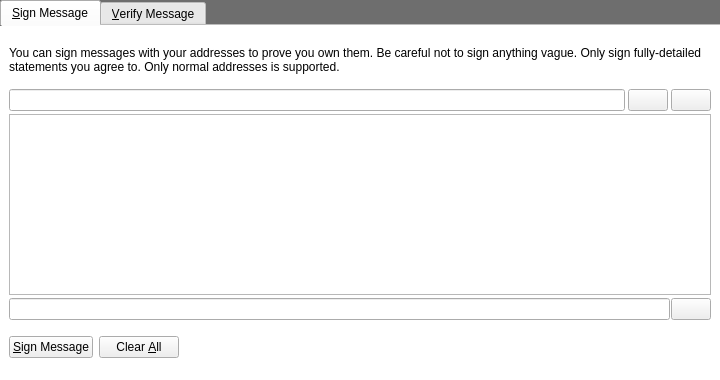
<?xml version="1.0" encoding="UTF-8"?>
<ui version="4.0">
 <class>SignVerifyMessageDialog</class>
 <widget class="QDialog" name="SignVerifyMessageDialog">
  <property name="geometry">
   <rect>
    <x>0</x>
    <y>0</y>
    <width>720</width>
    <height>380</height>
   </rect>
  </property>
  <property name="minimumSize">
   <size>
    <width>720</width>
    <height>380</height>
   </size>
  </property>
  <property name="windowTitle">
   <string>Signatures - Sign / Verify a Message</string>
  </property>
  <property name="styleSheet">
   <string notr="true">#SignVerifyMessageDialog { 
background-color: rgb(110,110,110);
}</string>
  </property>
  <property name="modal">
   <bool>true</bool>
  </property>
  <layout class="QVBoxLayout" name="verticalLayout">
   <property name="leftMargin">
    <number>0</number>
   </property>
   <property name="topMargin">
    <number>0</number>
   </property>
   <property name="rightMargin">
    <number>0</number>
   </property>
   <property name="bottomMargin">
    <number>0</number>
   </property>
   <item>
    <widget class="QTabWidget" name="tabWidget">
     <property name="styleSheet">
      <string notr="true">#tabSignMessage {
	background-color: rgb(255,255,255);
}
#tabVerifyMessage {
	background-color: rgb(255,255,255);
}</string>
     </property>
     <property name="currentIndex">
      <number>0</number>
     </property>
     <property name="documentMode">
      <bool>true</bool>
     </property>
     <widget class="QWidget" name="tabSignMessage">
      <attribute name="title">
       <string>&amp;Sign Message</string>
      </attribute>
      <layout class="QVBoxLayout" name="verticalLayout_SM">
       <property name="spacing">
        <number>3</number>
       </property>
       <property name="topMargin">
        <number>20</number>
       </property>
       <item>
        <widget class="QLabel" name="infoLabel_SM">
         <property name="text">
          <string>You can sign messages with your addresses to prove you own them. Be careful not to sign anything vague. Only sign fully-detailed statements you agree to. Only normal addresses is supported.</string>
         </property>
         <property name="textFormat">
          <enum>Qt::PlainText</enum>
         </property>
         <property name="wordWrap">
          <bool>true</bool>
         </property>
        </widget>
       </item>
       <item>
        <widget class="QFrame" name="frame">
         <property name="sizePolicy">
          <sizepolicy hsizetype="Expanding" vsizetype="Preferred">
           <horstretch>0</horstretch>
           <verstretch>0</verstretch>
          </sizepolicy>
         </property>
         <layout class="QHBoxLayout" name="horizontalLayout_1_SM">
          <property name="spacing">
           <number>3</number>
          </property>
          <property name="leftMargin">
           <number>0</number>
          </property>
          <property name="topMargin">
           <number>12</number>
          </property>
          <property name="rightMargin">
           <number>0</number>
          </property>
          <property name="bottomMargin">
           <number>0</number>
          </property>
          <item>
           <widget class="QValidatedLineEdit" name="addressIn_SM">
            <property name="sizePolicy">
             <sizepolicy hsizetype="Expanding" vsizetype="Expanding">
              <horstretch>0</horstretch>
              <verstretch>0</verstretch>
             </sizepolicy>
            </property>
            <property name="toolTip">
             <string>The address to sign the message with (e.g. SDywGBZBowrSSUwwNUo1DFSDTibzKid93H)</string>
            </property>
            <property name="maxLength">
             <number>34</number>
            </property>
           </widget>
          </item>
          <item>
           <widget class="QPushButton" name="addressBookButton_SM">
            <property name="toolTip">
             <string>Choose an address from the address book</string>
            </property>
            <property name="text">
             <string/>
            </property>
            <property name="icon">
             <iconset resource="../bitcoin.qrc">
              <normaloff>:/icons/address-book-bt</normaloff>:/icons/address-book-bt</iconset>
            </property>
            <property name="shortcut">
             <string>Alt+A</string>
            </property>
            <property name="autoDefault">
             <bool>false</bool>
            </property>
           </widget>
          </item>
          <item>
           <widget class="QPushButton" name="pasteButton_SM">
            <property name="toolTip">
             <string>Paste address from clipboard</string>
            </property>
            <property name="text">
             <string/>
            </property>
            <property name="icon">
             <iconset resource="../bitcoin.qrc">
              <normaloff>:/icons/editpaste</normaloff>:/icons/editpaste</iconset>
            </property>
            <property name="shortcut">
             <string>Alt+P</string>
            </property>
            <property name="autoDefault">
             <bool>false</bool>
            </property>
           </widget>
          </item>
         </layout>
        </widget>
       </item>
       <item>
        <widget class="QPlainTextEdit" name="messageIn_SM">
         <property name="toolTip">
          <string>Enter the message you want to sign here</string>
         </property>
        </widget>
       </item>
       <item>
        <widget class="QFrame" name="frame">
         <property name="sizePolicy">
          <sizepolicy hsizetype="Expanding" vsizetype="Preferred">
           <horstretch>0</horstretch>
           <verstretch>0</verstretch>
          </sizepolicy>
         </property>
         <layout class="QHBoxLayout" name="horizontalLayout_2_SM">
          <property name="spacing">
           <number>1</number>
          </property>
          <property name="leftMargin">
           <number>0</number>
          </property>
          <property name="topMargin">
           <number>0</number>
          </property>
          <property name="rightMargin">
           <number>0</number>
          </property>
          <property name="bottomMargin">
           <number>0</number>
          </property>
          <item>
           <widget class="QLineEdit" name="signatureOut_SM">
            <property name="sizePolicy">
             <sizepolicy hsizetype="Expanding" vsizetype="Expanding">
              <horstretch>0</horstretch>
              <verstretch>0</verstretch>
             </sizepolicy>
            </property>
            <property name="font">
             <font>
              <italic>true</italic>
             </font>
            </property>
            <property name="readOnly">
             <bool>true</bool>
            </property>
           </widget>
          </item>
          <item>
           <widget class="QPushButton" name="copySignatureButton_SM">
            <property name="toolTip">
             <string>Copy the current signature to the system clipboard</string>
            </property>
            <property name="text">
             <string/>
            </property>
            <property name="icon">
             <iconset resource="../bitcoin.qrc">
              <normaloff>:/icons/editcopy</normaloff>:/icons/editcopy</iconset>
            </property>
            <property name="autoDefault">
             <bool>false</bool>
            </property>
           </widget>
          </item>
         </layout>
        </widget>
       </item>
       <item>
        <widget class="QFrame" name="frame">
         <layout class="QHBoxLayout" name="horizontalLayout_3_SM">
          <property name="leftMargin">
           <number>0</number>
          </property>
          <property name="topMargin">
           <number>0</number>
          </property>
          <property name="rightMargin">
           <number>0</number>
          </property>
          <property name="bottomMargin">
           <number>0</number>
          </property>
          <item>
           <widget class="QPushButton" name="signMessageButton_SM">
            <property name="toolTip">
             <string>Sign the message to prove you own this vTorrent address</string>
            </property>
            <property name="text">
             <string>&amp;Sign Message</string>
            </property>
            <property name="icon">
             <iconset resource="../bitcoin.qrc">
              <normaloff>:/icons/edit</normaloff>:/icons/edit</iconset>
            </property>
            <property name="autoDefault">
             <bool>false</bool>
            </property>
           </widget>
          </item>
          <item>
           <widget class="QPushButton" name="clearButton_SM">
            <property name="toolTip">
             <string>Reset all sign message fields</string>
            </property>
            <property name="text">
             <string>Clear &amp;All</string>
            </property>
            <property name="icon">
             <iconset resource="../bitcoin.qrc">
              <normaloff>:/icons/remove</normaloff>:/icons/remove</iconset>
            </property>
            <property name="autoDefault">
             <bool>false</bool>
            </property>
           </widget>
          </item>
          <item>
           <spacer name="horizontalSpacer_1_SM">
            <property name="orientation">
             <enum>Qt::Horizontal</enum>
            </property>
            <property name="sizeHint" stdset="0">
             <size>
              <width>40</width>
              <height>48</height>
             </size>
            </property>
           </spacer>
          </item>
          <item>
           <widget class="QLabel" name="statusLabel_SM">
            <property name="minimumSize">
             <size>
              <width>360</width>
              <height>0</height>
             </size>
            </property>
            <property name="font">
             <font>
              <weight>75</weight>
              <bold>true</bold>
             </font>
            </property>
            <property name="text">
             <string/>
            </property>
            <property name="wordWrap">
             <bool>true</bool>
            </property>
           </widget>
          </item>
          <item>
           <spacer name="horizontalSpacer">
            <property name="orientation">
             <enum>Qt::Horizontal</enum>
            </property>
            <property name="sizeHint" stdset="0">
             <size>
              <width>40</width>
              <height>20</height>
             </size>
            </property>
           </spacer>
          </item>
         </layout>
        </widget>
       </item>
      </layout>
     </widget>
     <widget class="QWidget" name="tabVerifyMessage">
      <attribute name="title">
       <string>&amp;Verify Message</string>
      </attribute>
      <layout class="QVBoxLayout" name="verticalLayout_VM">
       <property name="spacing">
        <number>3</number>
       </property>
       <property name="topMargin">
        <number>20</number>
       </property>
       <item>
        <widget class="QLabel" name="infoLabel_VM">
         <property name="text">
          <string>Enter the signing address, message (ensure you copy line breaks, spaces, tabs, etc. exactly) and signature below to verify the message. Only normal addresses is supported.</string>
         </property>
         <property name="textFormat">
          <enum>Qt::PlainText</enum>
         </property>
         <property name="alignment">
          <set>Qt::AlignLeading|Qt::AlignLeft|Qt::AlignTop</set>
         </property>
         <property name="wordWrap">
          <bool>true</bool>
         </property>
        </widget>
       </item>
       <item>
        <widget class="QFrame" name="frame">
         <layout class="QHBoxLayout" name="horizontalLayout">
          <property name="spacing">
           <number>3</number>
          </property>
          <property name="leftMargin">
           <number>0</number>
          </property>
          <property name="topMargin">
           <number>12</number>
          </property>
          <property name="rightMargin">
           <number>0</number>
          </property>
          <property name="bottomMargin">
           <number>0</number>
          </property>
          <item>
           <widget class="QValidatedLineEdit" name="addressIn_VM">
            <property name="sizePolicy">
             <sizepolicy hsizetype="Expanding" vsizetype="Expanding">
              <horstretch>0</horstretch>
              <verstretch>0</verstretch>
             </sizepolicy>
            </property>
            <property name="toolTip">
             <string>The address the message was signed with (e.g. SDywGBZBowrSSUwwNUo1DFSDTibzKid93H)</string>
            </property>
            <property name="maxLength">
             <number>34</number>
            </property>
           </widget>
          </item>
          <item>
           <widget class="QPushButton" name="addressBookButton_VM">
            <property name="toolTip">
             <string>Choose an address from the address book</string>
            </property>
            <property name="text">
             <string/>
            </property>
            <property name="icon">
             <iconset resource="../bitcoin.qrc">
              <normaloff>:/icons/address-book-bt</normaloff>:/icons/address-book-bt</iconset>
            </property>
            <property name="shortcut">
             <string>Alt+A</string>
            </property>
            <property name="autoDefault">
             <bool>false</bool>
            </property>
           </widget>
          </item>
          <item>
           <widget class="QPushButton" name="pasteButton_SM_2">
            <property name="toolTip">
             <string>Paste address from clipboard</string>
            </property>
            <property name="text">
             <string/>
            </property>
            <property name="icon">
             <iconset resource="../bitcoin.qrc">
              <normaloff>:/icons/editpaste</normaloff>:/icons/editpaste</iconset>
            </property>
            <property name="shortcut">
             <string>Alt+P</string>
            </property>
            <property name="autoDefault">
             <bool>false</bool>
            </property>
           </widget>
          </item>
         </layout>
        </widget>
       </item>
       <item>
        <widget class="QPlainTextEdit" name="messageIn_VM"/>
       </item>
       <item>
        <widget class="QFrame" name="frame_2">
         <property name="frameShape">
          <enum>QFrame::NoFrame</enum>
         </property>
         <layout class="QHBoxLayout" name="horizontalLayout_2">
          <property name="spacing">
           <number>3</number>
          </property>
          <property name="leftMargin">
           <number>0</number>
          </property>
          <property name="topMargin">
           <number>0</number>
          </property>
          <property name="rightMargin">
           <number>0</number>
          </property>
          <property name="bottomMargin">
           <number>0</number>
          </property>
          <item>
           <widget class="QValidatedLineEdit" name="signatureIn_VM">
            <property name="minimumSize">
             <size>
              <width>0</width>
              <height>26</height>
             </size>
            </property>
            <property name="maximumSize">
             <size>
              <width>16777215</width>
              <height>26</height>
             </size>
            </property>
           </widget>
          </item>
          <item>
           <widget class="QPushButton" name="pasteButton_SM_3">
            <property name="toolTip">
             <string>Paste address from clipboard</string>
            </property>
            <property name="text">
             <string/>
            </property>
            <property name="icon">
             <iconset resource="../bitcoin.qrc">
              <normaloff>:/icons/editpaste</normaloff>:/icons/editpaste</iconset>
            </property>
            <property name="shortcut">
             <string>Alt+P</string>
            </property>
            <property name="autoDefault">
             <bool>false</bool>
            </property>
           </widget>
          </item>
         </layout>
        </widget>
       </item>
       <item>
        <widget class="QFrame" name="frame">
         <layout class="QHBoxLayout" name="horizontalLayout_2_VM">
          <property name="leftMargin">
           <number>0</number>
          </property>
          <property name="topMargin">
           <number>0</number>
          </property>
          <property name="rightMargin">
           <number>0</number>
          </property>
          <property name="bottomMargin">
           <number>0</number>
          </property>
          <item>
           <widget class="QPushButton" name="verifyMessageButton_VM">
            <property name="toolTip">
             <string>Verify the message to ensure it was signed with the specified vTorrent address</string>
            </property>
            <property name="text">
             <string>&amp;Verify Message</string>
            </property>
            <property name="icon">
             <iconset resource="../bitcoin.qrc">
              <normaloff>:/icons/transaction_0</normaloff>:/icons/transaction_0</iconset>
            </property>
            <property name="autoDefault">
             <bool>false</bool>
            </property>
           </widget>
          </item>
          <item>
           <widget class="QPushButton" name="clearButton_VM">
            <property name="toolTip">
             <string>Reset all verify message fields</string>
            </property>
            <property name="text">
             <string>Clear &amp;All</string>
            </property>
            <property name="icon">
             <iconset resource="../bitcoin.qrc">
              <normaloff>:/icons/remove</normaloff>:/icons/remove</iconset>
            </property>
            <property name="autoDefault">
             <bool>false</bool>
            </property>
           </widget>
          </item>
          <item>
           <spacer name="horizontalSpacer_1_VM">
            <property name="orientation">
             <enum>Qt::Horizontal</enum>
            </property>
            <property name="sizeHint" stdset="0">
             <size>
              <width>40</width>
              <height>48</height>
             </size>
            </property>
           </spacer>
          </item>
          <item>
           <widget class="QLabel" name="statusLabel_VM">
            <property name="minimumSize">
             <size>
              <width>360</width>
              <height>0</height>
             </size>
            </property>
            <property name="font">
             <font>
              <weight>75</weight>
              <bold>true</bold>
             </font>
            </property>
            <property name="text">
             <string/>
            </property>
            <property name="wordWrap">
             <bool>true</bool>
            </property>
           </widget>
          </item>
          <item>
           <spacer name="horizontalSpacer_2">
            <property name="orientation">
             <enum>Qt::Horizontal</enum>
            </property>
            <property name="sizeHint" stdset="0">
             <size>
              <width>40</width>
              <height>20</height>
             </size>
            </property>
           </spacer>
          </item>
         </layout>
        </widget>
       </item>
      </layout>
     </widget>
    </widget>
   </item>
  </layout>
 </widget>
 <customwidgets>
  <customwidget>
   <class>QValidatedLineEdit</class>
   <extends>QLineEdit</extends>
   <header>qvalidatedlineedit.h</header>
  </customwidget>
 </customwidgets>
 <resources>
  <include location="../bitcoin.qrc"/>
 </resources>
 <connections>
  <connection>
   <sender>pasteButton_SM_2</sender>
   <signal>clicked()</signal>
   <receiver>addressIn_VM</receiver>
   <slot>paste()</slot>
   <hints>
    <hint type="sourcelabel">
     <x>605</x>
     <y>88</y>
    </hint>
    <hint type="destinationlabel">
     <x>525</x>
     <y>93</y>
    </hint>
   </hints>
  </connection>
  <connection>
   <sender>pasteButton_SM_3</sender>
   <signal>clicked()</signal>
   <receiver>signatureIn_VM</receiver>
   <slot>paste()</slot>
   <hints>
    <hint type="sourcelabel">
     <x>678</x>
     <y>279</y>
    </hint>
    <hint type="destinationlabel">
     <x>595</x>
     <y>277</y>
    </hint>
   </hints>
  </connection>
 </connections>
</ui>
